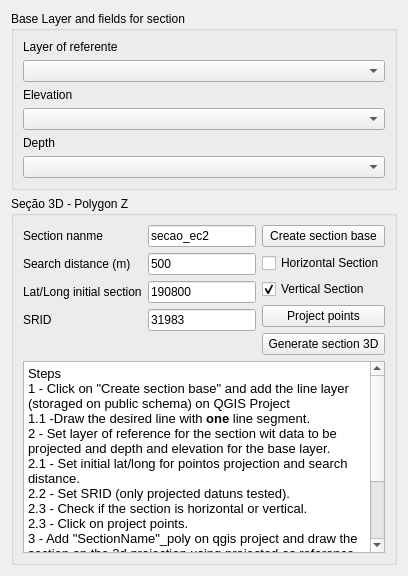
              <widget class="QWidget" name="tab_2">
               <attribute name="title">
                <string>Sections</string>
               </attribute>
               <layout class="QGridLayout" name="gridLayout_37">
                <item row="0" column="0">
                 <widget class="QGroupBox" name="groupBox_32">
                  <property name="title">
                   <string>Base Layer and fields for section</string>
                  </property>
                  <layout class="QGridLayout" name="gridLayout_41">
                   <item row="4" column="0">
                    <widget class="QLabel" name="label_11">
                     <property name="text">
                      <string>Depth</string>
                     </property>
                    </widget>
                   </item>
                   <item row="3" column="0">
                    <widget class="QgsFieldComboBox" name="mFieldComboBoxSectionElev"/>
                   </item>
                   <item row="5" column="0">
                    <widget class="QgsFieldComboBox" name="mFieldComboBoxSectionDepth"/>
                   </item>
                   <item row="0" column="0">
                    <widget class="QLabel" name="label_10">
                     <property name="text">
                      <string>Layer of referente</string>
                     </property>
                    </widget>
                   </item>
                   <item row="1" column="0">
                    <widget class="QgsMapLayerComboBox" name="mMapLayerComboBoxSection"/>
                   </item>
                   <item row="2" column="0">
                    <widget class="QLabel" name="label_12">
                     <property name="text">
                      <string>Elevation</string>
                     </property>
                    </widget>
                   </item>
                  </layout>
                 </widget>
                </item>
                <item row="6" column="0">
                 <widget class="QGroupBox" name="groupBox_26">
                  <property name="title">
                   <string>Seção 3D - Polygon Z</string>
                  </property>
                  <layout class="QGridLayout" name="gridLayout_31">
                   <item row="0" column="0">
                    <layout class="QVBoxLayout" name="verticalLayout_3">
                     <item>
                      <layout class="QHBoxLayout" name="horizontalLayout_4">
                       <item>
                        <layout class="QFormLayout" name="formLayout">
                         <item row="0" column="0">
                          <widget class="QLabel" name="label_13">
                           <property name="text">
                            <string>Section nanme</string>
                           </property>
                          </widget>
                         </item>
                         <item row="0" column="1">
                          <widget class="QLineEdit" name="lineEditSectionName">
                           <property name="enabled">
                            <bool>true</bool>
                           </property>
                           <property name="text">
                            <string>secao_ec2</string>
                           </property>
                           <property name="readOnly">
                            <bool>false</bool>
                           </property>
                           <property name="placeholderText">
                            <string>Section name without schema</string>
                           </property>
                          </widget>
                         </item>
                         <item row="1" column="0">
                          <widget class="QLabel" name="study_area_register_label_10">
                           <property name="text">
                            <string>Search distance (m)</string>
                           </property>
                          </widget>
                         </item>
                         <item row="1" column="1">
                          <widget class="QLineEdit" name="lineEditSearchDistance">
                           <property name="enabled">
                            <bool>true</bool>
                           </property>
                           <property name="text">
                            <string>500</string>
                           </property>
                           <property name="readOnly">
                            <bool>false</bool>
                           </property>
                          </widget>
                         </item>
                         <item row="2" column="0">
                          <widget class="QLabel" name="study_area_register_label_9">
                           <property name="text">
                            <string>Lat/Long initial section</string>
                           </property>
                          </widget>
                         </item>
                         <item row="2" column="1">
                          <widget class="QLineEdit" name="lineEditInitialSection">
                           <property name="enabled">
                            <bool>true</bool>
                           </property>
                           <property name="text">
                            <string>190800</string>
                           </property>
                           <property name="readOnly">
                            <bool>false</bool>
                           </property>
                          </widget>
                         </item>
                         <item row="3" column="0">
                          <widget class="QLabel" name="label_14">
                           <property name="text">
                            <string>SRID</string>
                           </property>
                          </widget>
                         </item>
                         <item row="3" column="1">
                          <widget class="QLineEdit" name="lineEditSectionSRID">
                           <property name="text">
                            <string>31983</string>
                           </property>
                          </widget>
                         </item>
                        </layout>
                       </item>
                       <item>
                        <layout class="QVBoxLayout" name="verticalLayout">
                         <item>
                          <widget class="QPushButton" name="pushButtonSectionName">
                           <property name="enabled">
                            <bool>true</bool>
                           </property>
                           <property name="text">
                            <string>Create section base</string>
                           </property>
                          </widget>
                         </item>
                         <item>
                          <widget class="QCheckBox" name="checkHorizontalSection">
                           <property name="enabled">
                            <bool>true</bool>
                           </property>
                           <property name="text">
                            <string>Horizontal Section</string>
                           </property>
                           <property name="checked">
                            <bool>false</bool>
                           </property>
                          </widget>
                         </item>
                         <item>
                          <widget class="QCheckBox" name="checkVerticalSection">
                           <property name="enabled">
                            <bool>true</bool>
                           </property>
                           <property name="text">
                            <string>Vertical Section</string>
                           </property>
                           <property name="checked">
                            <bool>true</bool>
                           </property>
                          </widget>
                         </item>
                         <item>
                          <widget class="QPushButton" name="pushButtonProjectPoints">
                           <property name="text">
                            <string>Project points</string>
                           </property>
                          </widget>
                         </item>
                         <item>
                          <widget class="QPushButton" name="pushButtonGenerateSection">
                           <property name="enabled">
                            <bool>true</bool>
                           </property>
                           <property name="text">
                            <string>Generate section 3D</string>
                           </property>
                          </widget>
                         </item>
                        </layout>
                       </item>
                      </layout>
                     </item>
                     <item>
                      <widget class="QTextBrowser" name="textBrowser">
                       <property name="html">
                        <string>&lt;!DOCTYPE HTML PUBLIC &quot;-//W3C//DTD HTML 4.0//EN&quot; &quot;http://www.w3.org/TR/REC-html40/strict.dtd&quot;&gt;
&lt;html&gt;&lt;head&gt;&lt;meta name=&quot;qrichtext&quot; content=&quot;1&quot; /&gt;&lt;style type=&quot;text/css&quot;&gt;
p, li { white-space: pre-wrap; }
&lt;/style&gt;&lt;/head&gt;&lt;body style=&quot; font-family:'MS Shell Dlg 2'; font-size:8.25pt; font-weight:400; font-style:normal;&quot;&gt;
&lt;p style=&quot; margin-top:0px; margin-bottom:0px; margin-left:0px; margin-right:0px; -qt-block-indent:0; text-indent:0px;&quot;&gt;&lt;span style=&quot; font-size:10pt;&quot;&gt;Steps&lt;/span&gt;&lt;/p&gt;
&lt;p style=&quot; margin-top:0px; margin-bottom:0px; margin-left:0px; margin-right:0px; -qt-block-indent:0; text-indent:0px;&quot;&gt;&lt;span style=&quot; font-size:10pt;&quot;&gt;1 - Click on &amp;quot;Create section base&amp;quot; and add the line layer (storaged on public schema) on QGIS Project&lt;/span&gt;&lt;/p&gt;
&lt;p style=&quot; margin-top:0px; margin-bottom:0px; margin-left:0px; margin-right:0px; -qt-block-indent:0; text-indent:0px;&quot;&gt;&lt;span style=&quot; font-size:10pt;&quot;&gt;1.1 -Draw the desired line with &lt;/span&gt;&lt;span style=&quot; font-size:10pt; font-weight:600;&quot;&gt;one&lt;/span&gt;&lt;span style=&quot; font-size:10pt;&quot;&gt; line segment.&lt;/span&gt;&lt;/p&gt;
&lt;p style=&quot; margin-top:0px; margin-bottom:0px; margin-left:0px; margin-right:0px; -qt-block-indent:0; text-indent:0px;&quot;&gt;&lt;span style=&quot; font-size:10pt;&quot;&gt;2 - Set layer of reference for the section wit data to be projected and depth and elevation for the base layer.&lt;/span&gt;&lt;/p&gt;
&lt;p style=&quot; margin-top:0px; margin-bottom:0px; margin-left:0px; margin-right:0px; -qt-block-indent:0; text-indent:0px;&quot;&gt;&lt;span style=&quot; font-size:10pt;&quot;&gt;2.1 - Set initial lat/long for pointos projection and search distance. &lt;/span&gt;&lt;/p&gt;
&lt;p style=&quot; margin-top:0px; margin-bottom:0px; margin-left:0px; margin-right:0px; -qt-block-indent:0; text-indent:0px;&quot;&gt;&lt;span style=&quot; font-size:10pt;&quot;&gt;2.2 - Set SRID (only projected datuns tested).&lt;/span&gt;&lt;/p&gt;
&lt;p style=&quot; margin-top:0px; margin-bottom:0px; margin-left:0px; margin-right:0px; -qt-block-indent:0; text-indent:0px;&quot;&gt;&lt;span style=&quot; font-size:10pt;&quot;&gt;2.3 - Check if the section is horizontal or vertical.&lt;/span&gt;&lt;/p&gt;
&lt;p style=&quot; margin-top:0px; margin-bottom:0px; margin-left:0px; margin-right:0px; -qt-block-indent:0; text-indent:0px;&quot;&gt;&lt;span style=&quot; font-size:10pt;&quot;&gt;2.3 - Click on project points. &lt;/span&gt;&lt;/p&gt;
&lt;p style=&quot; margin-top:0px; margin-bottom:0px; margin-left:0px; margin-right:0px; -qt-block-indent:0; text-indent:0px;&quot;&gt;&lt;span style=&quot; font-size:10pt;&quot;&gt;3 - Add &amp;quot;SectionName&amp;quot;_poly on qgis project and draw the section on the 2d projection using projected as reference.&lt;/span&gt;&lt;/p&gt;
&lt;p style=&quot; margin-top:0px; margin-bottom:0px; margin-left:0px; margin-right:0px; -qt-block-indent:0; text-indent:0px;&quot;&gt;&lt;span style=&quot; font-size:10pt;&quot;&gt;3.1 -  Use at least 8 points for each polygon, if possible. The function use point elevation as reference, and if you need mor points, you can add to the project poins layer.&lt;/span&gt;&lt;/p&gt;
&lt;p style=&quot; margin-top:0px; margin-bottom:0px; margin-left:0px; margin-right:0px; -qt-block-indent:0; text-indent:0px;&quot;&gt;&lt;span style=&quot; font-size:10pt;&quot;&gt;3.2- The field &amp;quot;sg_class&amp;quot; field should be used to agregate polygons that are related to the same geotechnical unit.&lt;/span&gt;&lt;/p&gt;
&lt;p style=&quot; margin-top:0px; margin-bottom:0px; margin-left:0px; margin-right:0px; -qt-block-indent:0; text-indent:0px;&quot;&gt;&lt;span style=&quot; font-size:10pt;&quot;&gt;4 - After you finish it, click on generate section 3D&lt;/span&gt;&lt;/p&gt;&lt;/body&gt;&lt;/html&gt;</string>
                       </property>
                      </widget>
                     </item>
                    </layout>
                   </item>
                  </layout>
                 </widget>
                </item>
               </layout>
              </widget>
